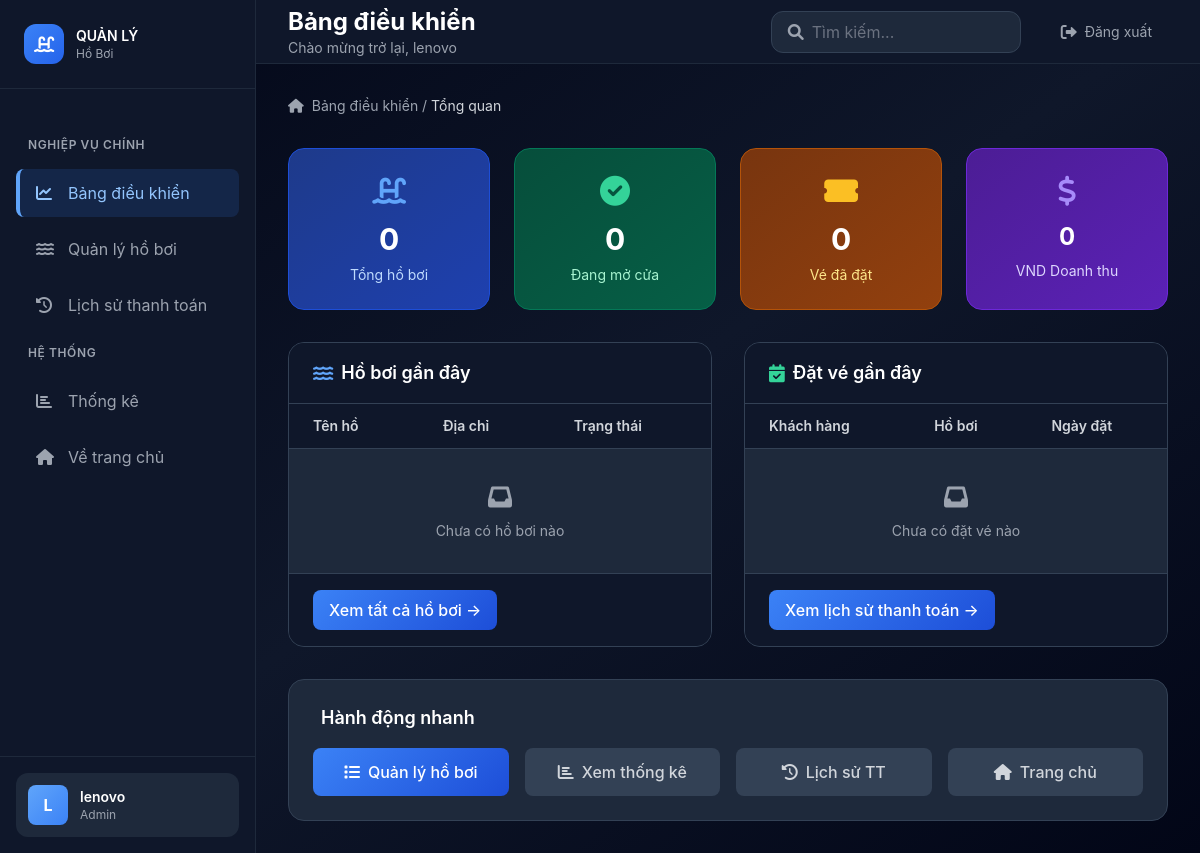
Before: /admin-panel/ (signed in) with the older database file.
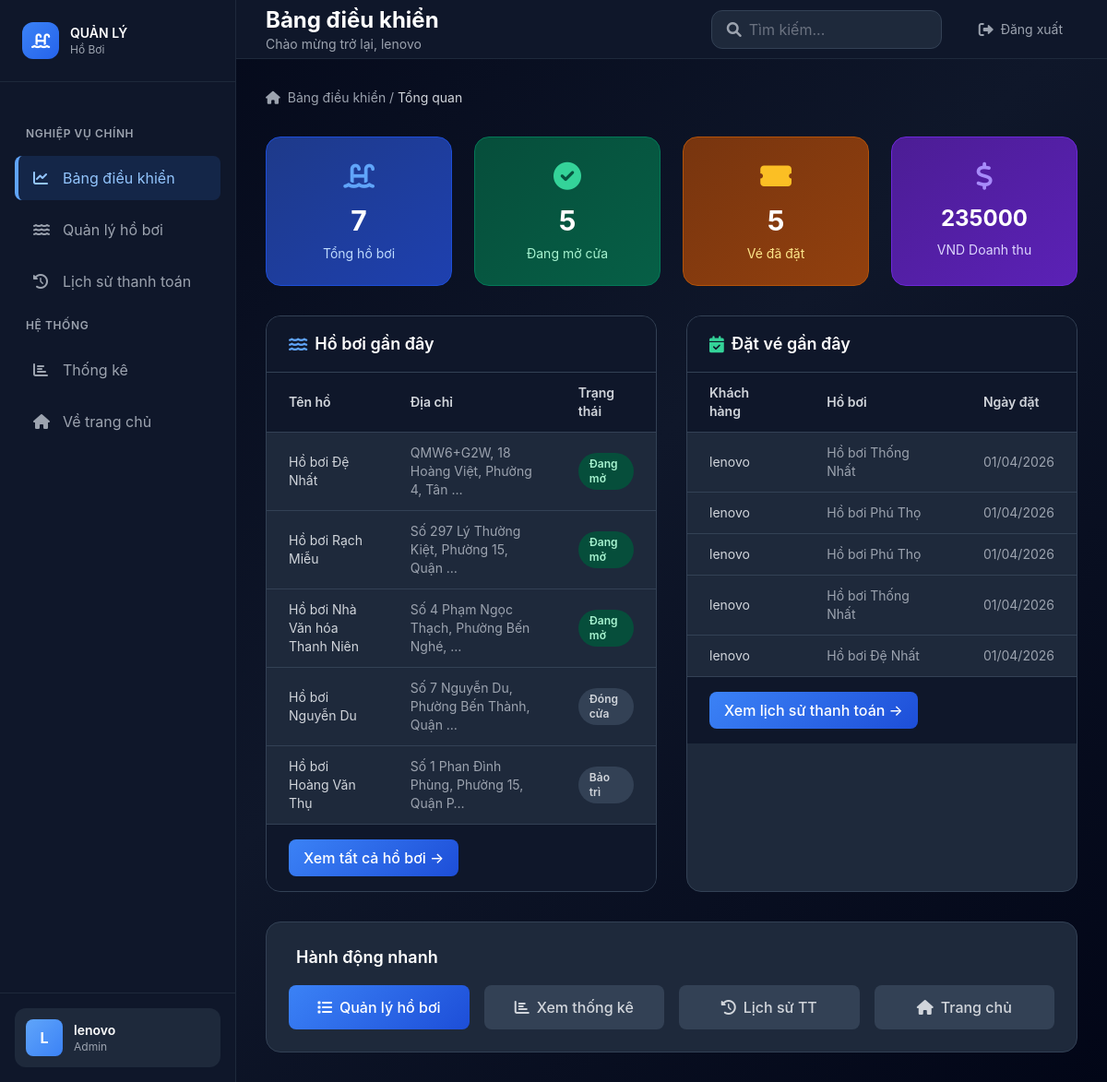
After: the same page with the newer database file.
### quan_ly_ho_boi/models.py (models this page shows, shortened)
class HoBoi(models.Model):
    TRANG_THAI_CHOICES = [
        ('MO', 'Đang mở'),
        ('BAO_TRI', 'Bảo trì'),
        ('DONG', 'Đóng cửa'),
    ]
    ten_ho = models.CharField(max_length=200, verbose_name="Tên hồ bơi")
    dia_chi = models.TextField(verbose_name="Địa chỉ")
    do_sau = models.FloatField(help_text="Độ sâu tính bằng mét", verbose_name="Độ sâu (m)")
    suc_chua = models.IntegerField(verbose_name="Sức chứa tối đa")
    vi_do = models.FloatField(verbose_name="Vĩ độ")
    kinh_do = models.FloatField(verbose_name="Kinh độ")
    gia_ve_nguoi_lon = models.DecimalField(max_digits=10, decimal_places=0, default=Decimal('50000'), verbose_name="Giá vé người lớn")
    gia_ve_tre_em = models.DecimalField(max_digits=10, decimal_places=0, default=Decimal('30000'), verbose_name="Giá vé trẻ em")
    trang_thai = models.CharField(max_length=20, choices=TRANG_THAI_CHOICES, default='MO', verbose_name="Trạng thái")
    hinh_anh = models.ImageField(upload_to='ho_boi/', blank=True, null=True, verbose_name="Hình ảnh")
    class Meta:
        verbose_name = "Hồ bơi"
        verbose_name_plural = "Danh sách Hồ bơi"

class DatVe(models.Model):
    khach_hang = models.ForeignKey(User, on_delete=models.CASCADE, verbose_name="Khách hàng")
    ho_boi = models.ForeignKey(HoBoi, on_delete=models.CASCADE, verbose_name="Hồ bơi")
    ngay_dat = models.DateTimeField(auto_now_add=True, verbose_name="Ngày đặt")
    ngay_su_dung = models.DateField(verbose_name="Ngày bơi")
    so_luong_nguoi_lon = models.IntegerField(default=1, verbose_name="Số người lớn")
    so_luong_tre_em = models.IntegerField(default=0, verbose_name="Số trẻ em")
    tong_tien = models.DecimalField(max_digits=12, decimal_places=0, editable=False, verbose_name="Tổng tiền")
    class Meta:
        verbose_name = "Vé đặt"
        verbose_name_plural = "Danh sách Vé đặt"

### quan_ly_ho_boi/views.py (the view)
# urls.py: path('admin-panel/', admin_home, name='admin_panel'),
@login_required
def admin_home(request: HttpRequest):
    if not request.user.is_staff:
        return redirect('home')  # Chỉ cho phép staff truy cập
    tong_ho_boi = HoBoi.objects.count()
    tong_ve_dat = DatVe.objects.count()
    ho_dang_mo = HoBoi.objects.filter(trang_thai='MO').count()
    tong_doanh_thu = Payment.objects.filter(trang_thai='Hoàn thành').aggregate(total=Sum('so_tien'))['total'] or 0
    ho_boi_gan_day = HoBoi.objects.order_by('-id')[:5]
    ve_dat_gan_day = DatVe.objects.select_related('ho_boi', 'khach_hang').order_by('-ngay_dat')[:10]
    context = {
        'tong_ho_boi': tong_ho_boi,
        'tong_ve_dat': tong_ve_dat,
        'ho_dang_mo': ho_dang_mo,
        'tong_doanh_thu': tong_doanh_thu,
        'ho_boi_gan_day': ho_boi_gan_day,
        've_dat_gan_day': ve_dat_gan_day,
    }
    return render(request, 'quan_ly_ho_boi/admin_panel.html', context)

### quan_ly_ho_boi/templates/quan_ly_ho_boi/admin_panel.html (shortened to what the changed rows need)
{% load static %}
<!DOCTYPE html>
<html lang="vi">
<head>
    <script src="https://cdn.tailwindcss.com"></script>
    <link rel="stylesheet" href="https://cdnjs.cloudflare.com/ajax/libs/font-awesome/6.0.0/css/all.min.css">
</head>
<body class="bg-gradient-to-br from-slate-950 via-slate-900 to-slate-950">
    <div class="flex h-screen overflow-hidden">
        <main class="flex-1 ml-64 flex flex-col overflow-hidden">
            <div class="h-16 bg-slate-900 border-b border-slate-800 flex items-center justify-between px-8">
                <div>
                    <h1 class="text-2xl font-bold text-white">Bảng điều khiển</h1>
                </div>
            </div>
            <div class="flex-1 overflow-y-auto">
                <div class="p-8">
                    <div class="grid grid-cols-1 md:grid-cols-2 lg:grid-cols-4 gap-6 mb-8">
                        <div class="stat-card bg-gradient-to-br from-blue-900 to-blue-800 border border-blue-700 rounded-2xl p-6 text-center">
                            <div class="flex items-center justify-center mb-3">
                                <i class="fas fa-swimming-pool text-blue-400 text-3xl"></i>
                            </div>
                            <h3 class="text-3xl font-bold text-white">{{ tong_ho_boi }}</h3>
                            <p class="text-blue-200 text-sm mt-2">Tổng hồ bơi</p>
                        </div>
                        <div class="stat-card bg-gradient-to-br from-emerald-900 to-emerald-800 border border-emerald-700 rounded-2xl p-6 text-center">
                            <div class="flex items-center justify-center mb-3">
                                <i class="fas fa-check-circle text-emerald-400 text-3xl"></i>
                            </div>
                            <h3 class="text-3xl font-bold text-white">{{ ho_dang_mo }}</h3>
                            <p class="text-emerald-200 text-sm mt-2">Đang mở cửa</p>
                        </div>
                        <div class="stat-card bg-gradient-to-br from-amber-900 to-amber-800 border border-amber-700 rounded-2xl p-6 text-center">
                            <div class="flex items-center justify-center mb-3">
                                <i class="fas fa-ticket-alt text-amber-400 text-3xl"></i>
                            </div>
                            <h3 class="text-3xl font-bold text-white">{{ tong_ve_dat }}</h3>
                            <p class="text-amber-200 text-sm mt-2">Vé đã đặt</p>
                        </div>
                        <div class="stat-card bg-gradient-to-br from-violet-900 to-violet-800 border border-violet-700 rounded-2xl p-6 text-center">
                            <div class="flex items-center justify-center mb-3">
                                <i class="fas fa-dollar-sign text-violet-400 text-3xl"></i>
                            </div>
                            <h3 class="text-2xl font-bold text-white">{{ tong_doanh_thu|floatformat:0 }}</h3>
                            <p class="text-violet-200 text-sm mt-2">VND Doanh thu</p>
                        </div>
                    </div>
                    <div class="grid grid-cols-1 lg:grid-cols-2 gap-8">
                        <div class="bg-slate-800 border border-slate-700 rounded-2xl overflow-hidden">
                            <div class="overflow-x-auto">
                                <table class="w-full text-sm">
                                    <thead>
                                        <tr class="border-b border-slate-700 bg-slate-900">
                                            <th class="px-6 py-3 text-left text-gray-300 font-semibold">Tên hồ</th>
                                            <th class="px-6 py-3 text-left text-gray-300 font-semibold">Địa chỉ</th>
                                            <th class="px-6 py-3 text-left text-gray-300 font-semibold">Trạng thái</th>
                                        </tr>
                                    </thead>
                                    <tbody class="divide-y divide-slate-700">
                                        {% for ho in ho_boi_gan_day %}
                                        <tr class="hover:bg-slate-700 transition-colors">
                                            <td class="px-6 py-3 text-gray-300">{{ ho.ten_ho }}</td>
                                            <td class="px-6 py-3 text-gray-400 text-sm">{{ ho.dia_chi|truncatechars:40 }}</td>
                                            <td class="px-6 py-3">
                                                <span class="inline-flex px-3 py-1 rounded-full text-xs font-semibold {% if ho.trang_thai == 'MO' %}bg-emerald-900 text-emerald-200{% else %}bg-slate-700 text-gray-300{% endif %}">
                                                    {{ ho.get_trang_thai_display }}
                                                </span>
                                            </td>
                                        </tr>
                                        {% empty %}
                                        <tr>
                                            <td colspan="3" class="px-6 py-8 text-center text-gray-400">
                                                <i class="fas fa-inbox text-2xl mb-2 block"></i>
                                                Chưa có hồ bơi nào
                                            </td>
                                        </tr>
                                        {% endfor %}
                                    </tbody>
                                </table>
                            </div>
                        </div>
                        <div class="bg-slate-800 border border-slate-700 rounded-2xl overflow-hidden">
                            <div class="overflow-x-auto">
                                <table class="w-full text-sm">
                                    <thead>
                                        <tr class="border-b border-slate-700 bg-slate-900">
                                            <th class="px-6 py-3 text-left text-gray-300 font-semibold">Khách hàng</th>
                                            <th class="px-6 py-3 text-left text-gray-300 font-semibold">Hồ bơi</th>
                                            <th class="px-6 py-3 text-left text-gray-300 font-semibold">Ngày đặt</th>
                                        </tr>
                                    </thead>
                                    <tbody class="divide-y divide-slate-700">
                                        {% for ve in ve_dat_gan_day %}
                                        <tr class="hover:bg-slate-700 transition-colors">
                                            <td class="px-6 py-3 text-gray-300">{{ ve.khach_hang.username }}</td>
                                            <td class="px-6 py-3 text-gray-400 text-sm">{{ ve.ho_boi.ten_ho|truncatechars:30 }}</td>
                                            <td class="px-6 py-3 text-gray-400">{{ ve.ngay_dat|date:'d/m/Y' }}</td>
                                        </tr>
                                        {% empty %}
                                        <tr>
                                            <td colspan="3" class="px-6 py-8 text-center text-gray-400">
                                                <i class="fas fa-inbox text-2xl mb-2 block"></i>
                                                Chưa có đặt vé nào
                                            </td>
                                        </tr>
                                        {% endfor %}
                                    </tbody>
                                </table>
                            </div>
                        </div>
                    </div>
                </div>
            </div>
        </main>
    </div>
</body>
</html>

Changed rows visible on the page:
added HoBoi: ten_ho "Hồ bơi Đệ Nhất", dia_chi "QMW6+G2W, 18 Hoàng Việt, Phường 4, Tân …", trang_thai "Đang mở"
added HoBoi: ten_ho "Hồ bơi Rạch Miễu", dia_chi "Số 297 Lý Thường Kiệt, Phường 15, Quận …", trang_thai "Đang mở"
added HoBoi: ten_ho "Hồ bơi Nhà Văn hóa Thanh Niên", dia_chi "Số 4 Phạm Ngọc Thạch, Phường Bến Nghé, …", trang_thai "Đang mở"
added HoBoi: ten_ho "Hồ bơi Nguyễn Du", dia_chi "Số 7 Nguyễn Du, Phường Bến Thành, Quận …", trang_thai "Đóng cửa"
added HoBoi: ten_ho "Hồ bơi Hoàng Văn Thụ", dia_chi "Số 1 Phan Đình Phùng, Phường 15, Quận P…", trang_thai "Bảo trì"
added DatVe: khach_hang.username "lenovo", ho_boi.ten_ho "Hồ bơi Thống Nhất", ngay_dat "01/04/2026"
added DatVe: khach_hang.username "lenovo", ho_boi.ten_ho "Hồ bơi Phú Thọ", ngay_dat "01/04/2026"
added DatVe: khach_hang.username "lenovo", ho_boi.ten_ho "Hồ bơi Phú Thọ", ngay_dat "01/04/2026"
added DatVe: khach_hang.username "lenovo", ho_boi.ten_ho "Hồ bơi Thống Nhất", ngay_dat "01/04/2026"
added DatVe: khach_hang.username "lenovo", ho_boi.ten_ho "Hồ bơi Đệ Nhất", ngay_dat "01/04/2026"
Other visible differences:
{{ tong_ho_boi }}: "0" → "7"
{{ ho_dang_mo }}: "0" → "5"
{{ tong_ve_dat }}: "0" → "5"
{{ tong_doanh_thu|floatformat:0 }}: "0" → "235000"
text no longer shown: "Chưa có hồ bơi nào Chưa có đặt vé nào"
